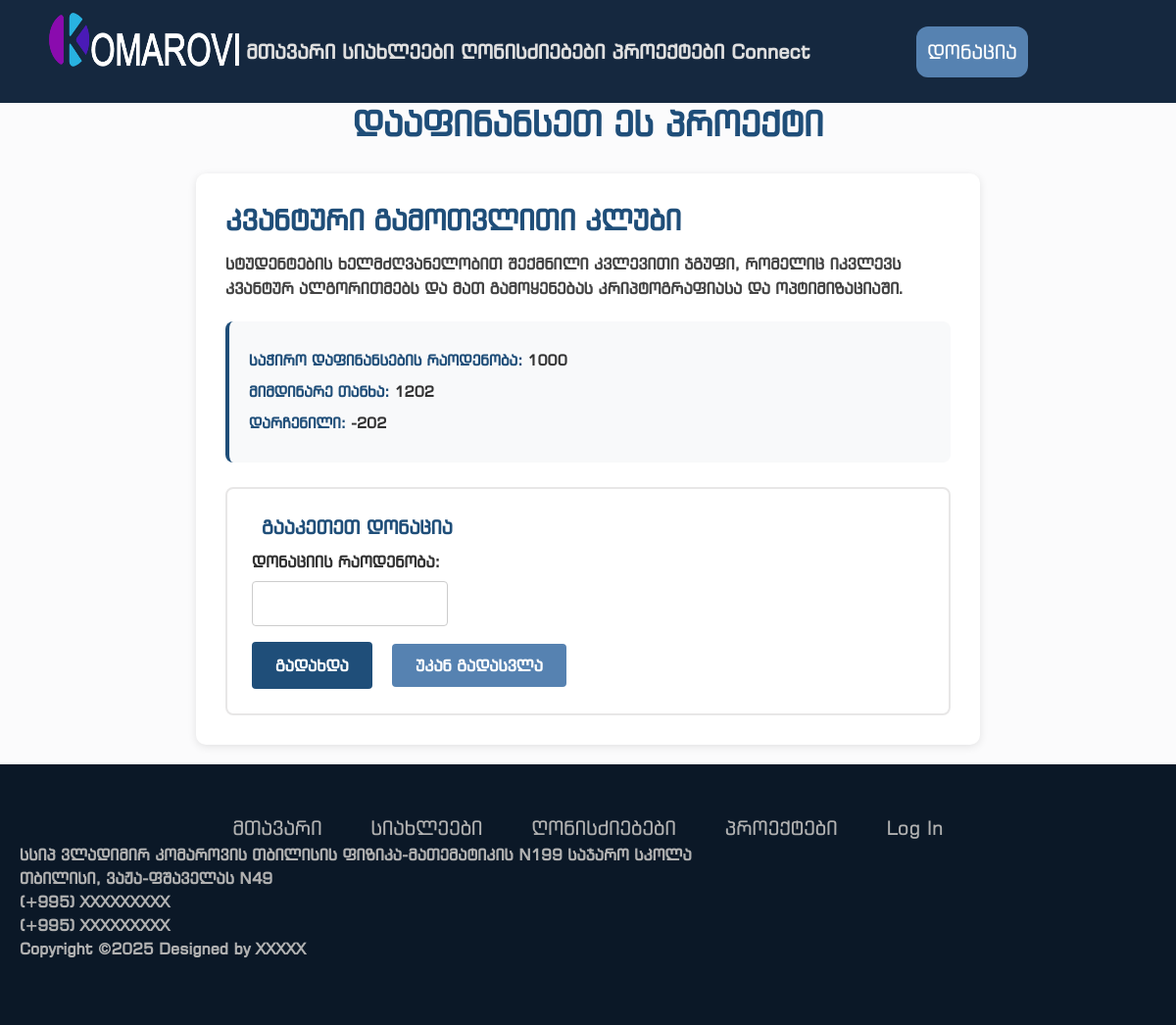
The app's page /donate/3, older data.
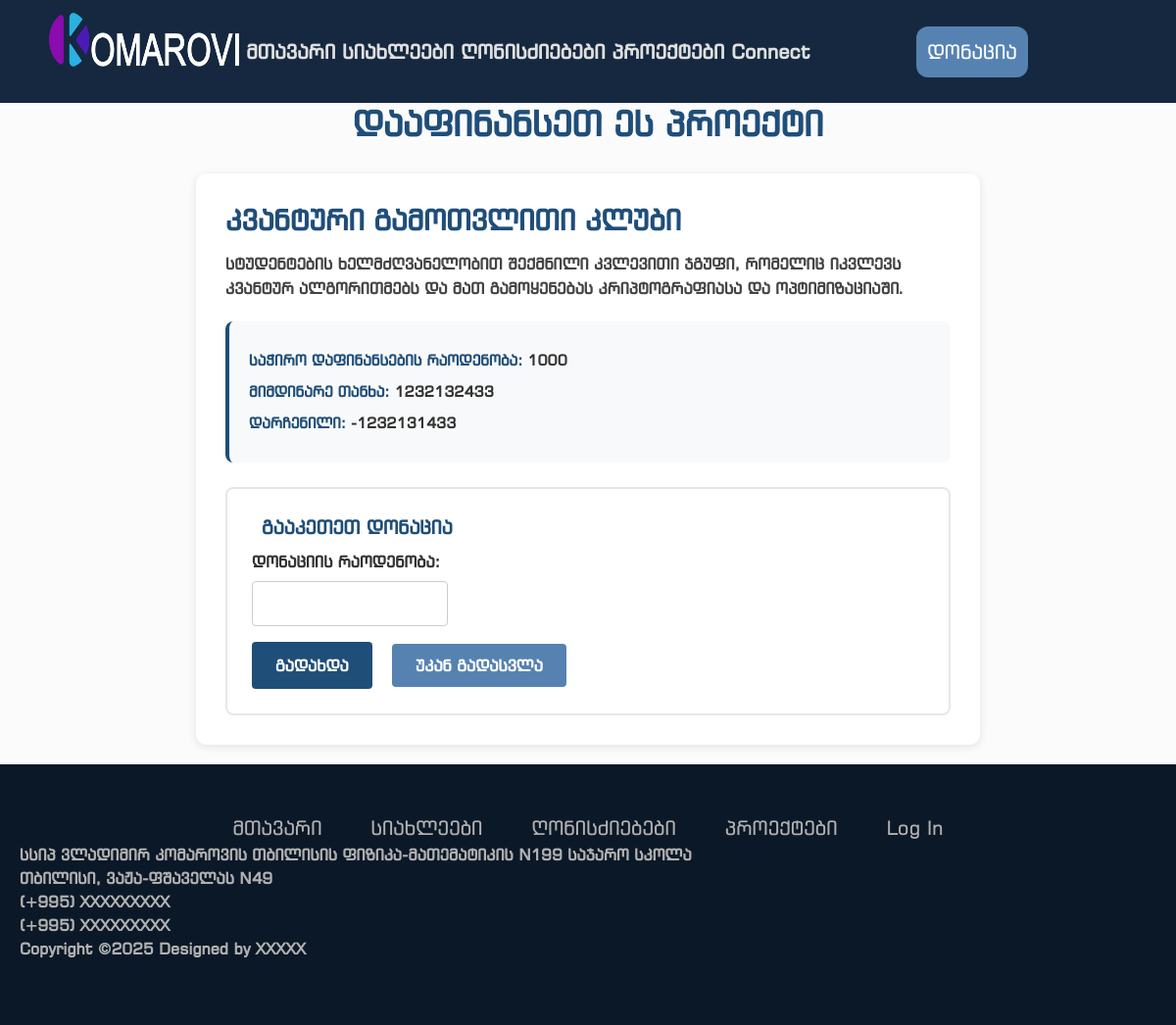
The same page, newer data.
### models.py (models this page shows, shortened)
class Projects(db.Model):
    id = db.Column(db.Integer, primary_key=True)
    title = db.Column(db.String(500), nullable=False)
    description = db.Column(db.Text)
    funding_goal = db.Column(db.Integer, nullable=False, default=0)
    current_amount = db.Column(db.Integer, nullable=False, default=0)
    image = db.Column(db.String(200))
    date_added = db.Column(db.DateTime, default=datetime.utcnow)

### routes.py (the view, shortened to what this page needs)
@app.route("/donate/<int:id>", methods=['GET', 'POST'])
def donate(id):
    project = Projects.query.get_or_404(id)
    return render_template('donations.html', project=project)

### templates/donations.html
{% extends "base.html" %} {% block head %}
<link
  rel="stylesheet"
  href="{{ url_for('static', filename='css/donations.css') }}"
/>
{% endblock %} {% block content %}
<h1>დააფინანსეთ ეს პროექტი</h1>
<div class="project">
  <h2>{{project.title}}</h2>
  <p>{{project.description}}</p>
  <div class="funding-info">
    <p><strong>საჭირო დაფინანსების რაოდენობა:</strong> {{project.funding_goal}}</p>
    <p><strong>მიმდინარე თანხა:</strong> {{project.current_amount}}</p>
    <p><strong>დარჩენილი:</strong> {{project.funding_goal - project.current_amount}}</p>
  </div>
  <form method="POST" action="">
    <fieldset>
      <legend>გააკეთეთ დონაცია</legend>
      <div>
        <label for="amount">დონაციის რაოდენობა:</label>
        <input type="number" id="amount" name="amount" min="1" required>
      </div>
      <div style="margin-top: 1rem;">
        <button type="submit">გადახდა</button>
        <a href="{{url_for('project', id=project.id)}}">უკან გადასვლა</a>
      </div>
    </fieldset>
  </form>
</div>
{% endblock content%}

Row changes from the older to the newer data that the page shows:
changed Projects "კვანტური გამოთვლითი კლუბი": current_amount "1202" → "1232132433"; project.funding_goal-project.current_amount "-202" → "-1232131433"
